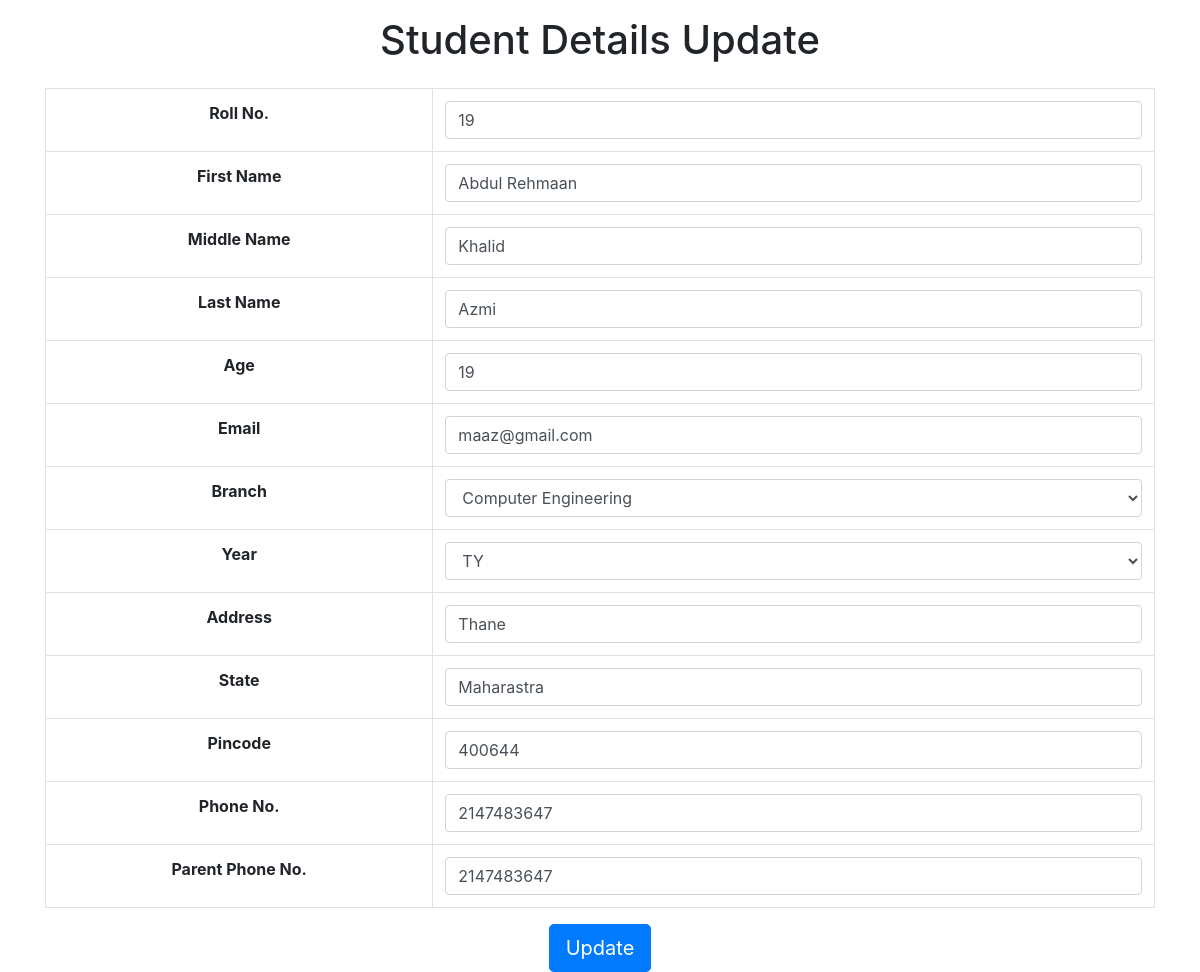
/general/edit/edit_page.php?id=13, run on the app's committed database.
### tables this page shows
CREATE TABLE `student_details` (
  `id` int(100) NOT NULL,
  `roll_no` int(100) NOT NULL,
  `first_name` text NOT NULL,
  `middle_name` text NOT NULL,
  `surname` text NOT NULL,
  `age` text NOT NULL,
  `email` varchar(100) NOT NULL,
  `branch` text NOT NULL,
  `year` text NOT NULL,
  `address` text NOT NULL,
  `state` text NOT NULL,
  `pincode` int(100) NOT NULL,
  `phone_no` bigint(10) NOT NULL,
  `parent_phone_no` bigint(10) NOT NULL
);

### general/edit/edit_page.php (the view, shortened to what this page needs)
<!DOCTYPE html>
<html lang="en">
<head>
    <link rel="stylesheet" href="https://maxcdn.bootstrapcdn.com/bootstrap/4.0.0-beta.3/css/bootstrap.min.css">
    <link rel="stylesheet" href="browse_style.css">
</head>
<body>
    <?php
        require_once "../../connect_to_db.php";
    ?>
    <?php
        $id = $_GET["id"];
        $result = mysqli_query($conn, "SELECT * FROM student_details WHERE id='$id'");
    ?>
    <div class="h-100 d-flex align-items-center justify-content-center">
        <div class="container">
            <div class="text-center py-3">
                <h1>Student Details Update</h1>
            </div>
            <div class="justify-content-center">
                <?php while ($row = mysqli_fetch_assoc($result)) : ?>
                    <form action="details_update.php" method="post">
                        <table class="table table-bordered text-center">
                            <tr>
                                <th>Roll No.</th>
                                <td><input type="number" class="form-control" placeholder="Enter Roll no." name="roll_no" value="<?php echo $row["roll_no"]; ?>" required></td>
                            </tr>
                            <tr>
                                <th>First Name</th>
                                <td><input type="text" class="form-control" placeholder="Enter First Name" name="first_name" value="<?php echo $row["first_name"]; ?>" required></td>
                            </tr>
                            <tr>
                                <th>Middle Name</th>
                                <td><input type="text" class="form-control" placeholder="Enter Middle Name" name="middle_name" value="<?php echo $row["middle_name"]; ?>" required></td>
                            </tr>
                            <tr>
                                <th>Last Name</th>
                                <td><input type="text" class="form-control" placeholder="Enter Last Name" name="surname" value="<?php echo $row["surname"]; ?>" required></td>
                            </tr>
                            <tr>
                                <th>Age</th>
                                <td><input type="number" class="form-control" placeholder="Enter Age" name="age" value="<?php echo $row["age"]; ?>" required></td>
                            </tr>
                            <tr>
                                <th>Email</th>
                                <td><input type="text" class="form-control" placeholder="Enter Email" name="email" value="<?php echo $row["email"]; ?>" required></td>
                            </tr>
                            <tr>
                                <th>Branch</th>
                                <td>
                                <select class="form-control" name="branch" required>
                                    <option selected><?php echo $row["branch"]?></option>
                                </select>
                                </td>
                            </tr>
                            <tr>
                                <th>Year</th>
                                <td>
                                <select class="form-control" name="year" required>
                                    <option selected><?php echo $row["year"]?></option>
                                </select>
                                </td>
                            </tr>
                            <tr>
                                <th>Address</th>
                                <td><input type="text" class="form-control" placeholder="Enter Address" name="address" value="<?php echo $row["address"]; ?>" required></td>
                            </tr>
                            <tr>
                                <th>State</th>
                                <td><input type="text" class="form-control" placeholder="Enter State" name="state" value="<?php echo $row["state"]; ?>" required></td>
                            </tr>
                            <tr>
                                <th>Pincode</th>
                                <td><input type="number" class="form-control" placeholder="Enter Pincode" name="pincode" value="<?php echo $row["pincode"]; ?>" required></td>
                            </tr>
                            <tr>
                                <th>Phone No.</th>
                                <td><input type="number" class="form-control" placeholder="Enter Phone No." name="phone_no" value="<?php echo $row["phone_no"]; ?>" required></td>
                            </tr>
                            <tr>
                                <th>Parent Phone No.</th>
                                <td><input type="number" class="form-control" placeholder="Enter Parent No." name="parent_phone_no" value="<?php echo $row["parent_phone_no"]; ?>" required></td>
                            </tr>
                        </table>
                        <div class="row">
                            <div class="col text-center">
                                <button type="submit" class="btn btn-primary btn-lg" name="update">Update</button>
                            </div>
                        </div>
                    </form>
                <?php endwhile; ?>
            </div>
        </div>
    </div>
</body>
</html>

### data on the page
student_details: roll_no "19", first_name "Abdul Rehmaan", middle_name "Khalid", surname "Azmi", age "19", email "maaz@gmail.com", branch "Computer Engineering", year "TY", address "Thane", state "Maharastra", pincode "400644", phone_no "2147483647", parent_phone_no "2147483647"
